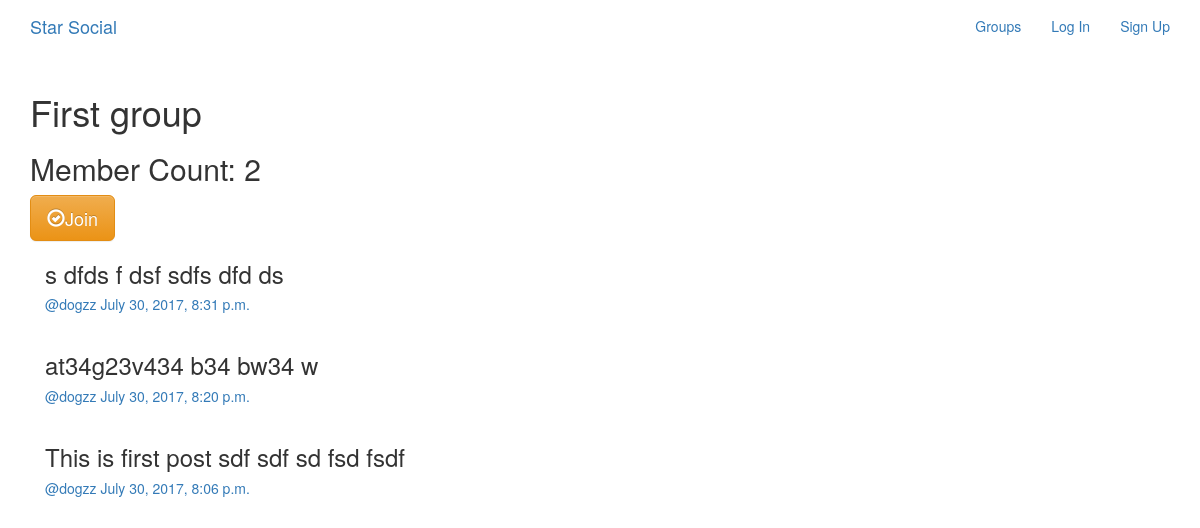
The app's page /groups/posts/in/first-group/ with its own data.
### groups/models.py (models this page shows, shortened)
class Group(models.Model):
    name = models.CharField(max_length=255, unique=True)
    slug = models.SlugField(allow_unicode=True, unique=True)
    description = models.TextField(blank=True, default='')
    description_html = models.TextField(editable=False, default='', blank=True)
    members = models.ManyToManyField(User, through='GroupMember')

### posts/models.py (models this page shows, shortened)
class Post(models.Model):
    user = models.ForeignKey(User, related_name='posts')
    created_at = models.DateTimeField(auto_now=True)
    message = models.TextField()
    message_html = models.TextField(editable=False)
    group = models.ForeignKey(Group, related_name='posts', null=True, blank=True)
    class Meta:
        ordering = ['-created_at']
        unique_together = ['user', 'message']

### groups/views.py (the view)
# urls.py: url(r'^posts/in/(?P<slug>[-\w]+)/$', views.SingleGroup.as_view(), name='single'),
class SingleGroup(generic.DetailView):
    model = Group

### groups/templates/groups/group_detail.html
{% extends "groups/group_base.html" %}
{% block pregroup %}
  <h1>{{group.name}}</h1>
  <h2>Member Count: {{group.members.count}}</h2>
  <div class="content">
    {% if user in group.members.all %}
      <a href="{% url 'groups:leave' slug=group.slug %}" class="btn btn-lg btn-fill btn-warning">
      <span class="glyphicon glyphicon-remove-circle"></span>Leave</a>
    {% else %}
      <a href="{% url 'groups:join' slug=group.slug %}" class="btn btn-lg btn-fill btn-warning">
      <span class="glyphicon glyphicon-ok-circle"></span>Join</a>
    {% endif %}
  </div>
{% endblock %}
{% block group_content %}
<div class="col-md-8">
  {% if group.posts.count == 0 %}
    <h2>No posts in this group</h2>
  {% else %}
    {% for post in group.posts.all %}
      {% include "posts/_post.html" %}
    {% endfor %}
  {% endif %}
</div>
{% endblock %}

### posts/templates/posts/_post.html (shortened to what this page needs)
<div class="post media">
  <h3>{{post.message_html|safe}}</h3>
  <div class="media-body">
    <h5 class="media-heading">
    <span class="username">
      <a href="{% url 'posts:for_user' username=post.user.username %}">@{{post.user.username}}</a>
    </span>
    <time class="time">
      <a href="{% url 'posts:detail' username=post.user.username pk=post.pk %}">
        {{post.created_at}}
      </a>
    </time>
    </h5>
  </div>
</div>

### records on screen
Group: name "First group", members.count "2"
Post: message_html "s dfds f dsf sdfs dfd ds", user.username "dogzz", created_at "July 30, 2017, 8:31 p.m."
Post: message_html "at34g23v434 b34 bw34 w", user.username "dogzz", created_at "July 30, 2017, 8:20 p.m."
Post: message_html "This is first post sdf sdf sd fsd fsdf", user.username "dogzz", created_at "July 30, 2017, 8:06 p.m."
